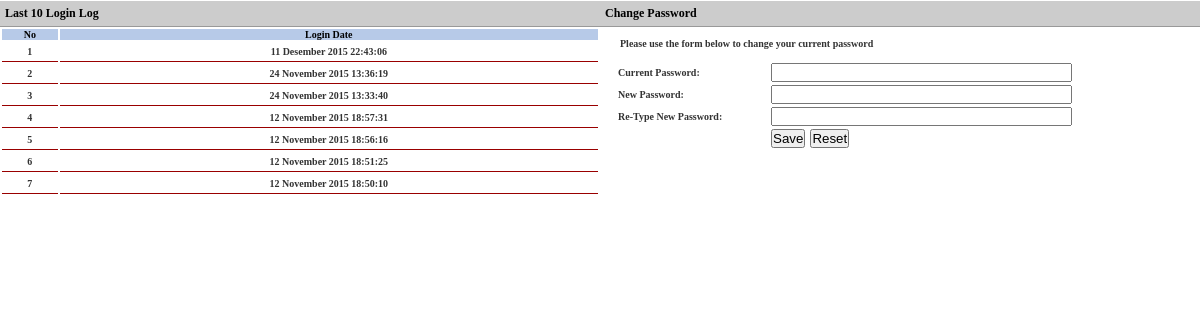
Page /account.php (signed in) on the committed database.
### tables this page shows
CREATE TABLE `tilyan_memberspersonlog` (
  `CP_LogID` bigint(100) NOT NULL AUTO_INCREMENT,
  `CP_ID` int(10) DEFAULT NULL,
  `CoID` int(10) DEFAULT NULL,
  `LogDate` datetime DEFAULT NULL,
  PRIMARY KEY (`CP_LogID`)
);

### library/func.utilities.php (called while the page is built, shortened)
<?php
function GetMonthName($iMonth, $sType, $lang = "en") {
	if ($lang == "en") {
		if ($sType == "shortdate") {
			$MonthIndonesia = array ('01'=>'Jan', '02'=>'Feb', '03'=>'Mar', '04'=>'Apr', '05'=>'May', '06'=>'Jun', '07'=>'Jul', '08'=>'Aug', '09'=>'Sep', '10'=>'Oct', '11'=>'Nov', '12'=>'Dec');
			return $MonthIndonesia[$iMonth];
		} if ($sType == "longdate") {
			$MonthIndonesia = array ('01'=>'January', '02'=>'February', '03'=>'March', '04'=>'April', '05'=>'May', '06'=>'June', '07'=>'July', '08'=>'August', '09'=>'September', '10'=>'October', '11'=>'November', '12'=>'December');
			return $MonthIndonesia[$iMonth];
		}
	} else if ($lang == "in") {
		if ($sType == "shortdate") {
			$MonthIndonesia = array ('01'=>'Jan', '02'=>'Feb', '03'=>'Mar', '04'=>'Apr', '05'=>'May', '06'=>'Jun', '07'=>'Jul', '08'=>'Aug', '09'=>'Sep', '10'=>'Oct', '11'=>'Nov', '12'=>'Dec');
			return $MonthIndonesia[$iMonth];
		} if ($sType == "longdate") {
			$MonthIndonesia = array ('01'=>'Januari', '02'=>'Februari', '03'=>'Maret', '04'=>'April', '05'=>'Mei', '06'=>'Juni', '07'=>'Juli', '08'=>'Agustus', '09'=>'September', '10'=>'Oktober', '11'=>'November', '12'=>'Desember');
			return $MonthIndonesia[$iMonth];
		}
	}
}
function ViewDateTimeFormat($StringDate, $Mode = 1) {
	if ($StringDate == "") {
		return "-";
	} else {
		$aDate		= substr($StringDate, 8, 2);
		$aMonth		= substr($StringDate, 5, 2);
		$aYear		= substr($StringDate, 0, 4);
		$aHour		= substr($StringDate, 11, 2);
		$aMinute	= substr($StringDate, 14, 2);
		$aSecond	= substr($StringDate, 17, 2);
		switch ($Mode) {
			case 3:
				return $aDate." ".GetMonthName($aMonth, "longdate", "in")." ".$aYear." ".$aHour.":".$aMinute.":".$aSecond;
				break;
		}
	}
}
?>

### account.php (the view, shortened to what this page needs)
<!DOCTYPE html PUBLIC "-//W3C//DTD XHTML 1.0 Transitional//EN" "http://www.w3.org/TR/xhtml1/DTD/xhtml1-transitional.dtd">
<html xmlns="http://www.w3.org/1999/xhtml">
	<head>
        <link rel="stylesheet" href="css/style.css" />
	</head>
    <body>
        <div class="account_left" style="float:left; margin-bottom:6px;">
        	<h3>Last 10 Login Log</h3>
			<?php
			$SQLList	= mysql_query("SELECT ml.LogDate, cp.CP_FullName FROM tilyan_memberspersonlog ml, tilyan_membersperson cp WHERE ml.CP_ID = cp.CP_ID AND ml.CP_ID = ".$_SESSION['TLY__PersonID']." ORDER BY CP_LogID DESC LIMIT 0, 10") or die(mysql_error());
			?>
			<table width="100%" cellpadding="2" cellspacing="2" border="0" align="center">
				<thead>
				<tr>
					<th style="background-color:#b7cae8; color:#000000; text-align:center;">No</th>
					<th style="background-color:#b7cae8; color:#000000; text-align:center;">Login Date</th>
				</tr>
				</thead>
				<?php
				if (mysql_num_rows($SQLList) == 0) {
				?>
				<tbody>
				<tr align="center">
					<td align="center" colspan="2"><strong>no records found</strong></td>
				</tr>
				</tbody>
				<?php
				} else {
					$i	= 1;
					while($oList = mysql_fetch_object($SQLList)) {
				?>
				<tbody>
				<tr style="height: 20px;">
					<td style="border-bottom:1px solid #990000; text-align:center;"><?php echo $i?></td>
					<td style="border-bottom:1px solid #990000; text-align:center;"><?php echo ViewDateTimeFormat($oList->LogDate, 3)?></td>
				</tr>
				</tbody>
				<?php
						$i++;
					}
				}
				?>
			</table>
        </div>
        <div class="account_right" style="float:left; margin-bottom:6px;">
        	<h3>Change Password</h3>
            <p>&nbsp;</p>
            <p style="text-indent:2em;">Please use the form below to change your current password</p>
            <p>&nbsp;</p>
            <p><center>
            <form name="ArticleFrm" id="ArticleFrm" action="<?php $_SERVER['PHP_SELF']."?"?>" method="post">
			<table width="95%" cellpadding="2" cellspacing="3" border="0" align="center" class="OSStyle">
				<tr>
					<td style="width: 150px;" class="FormTD"><label for="sCurrPass"><strong>Current Password:</strong></label></td>
					<td><input type="password" name="sCurrPass" id="sCurrPass" size="35" value="<?php echo $sCurrPass?>" /></td>
				</tr>
				<tr>
					<td style="width: 150px;" class="FormTD"><label for="sNewPass"><strong>New Password:</strong></label></td>
					<td><input type="password" name="sNewPass" id="sNewPass" size="35" value="<?php echo $sNewPass?>" /></td>
				</tr>
				<tr>
					<td style="width: 150px;" class="FormTD"><label for="sNew2Pass"><strong>Re-Type New Password:</strong></label></td>
					<td><input type="password" name="sNew2Pass" id="sNew2Pass" size="35" value="<?php echo $sNew2Pass?>" /></td>
				</tr>
				<tr>
					<td></td>
					<td><input type="submit" name="bnSubmit" id="bnSubmit" value="Save">&nbsp;&nbsp;<input type="reset" name="bnReset" id="bnReset" value="Reset" /></td>
				</tr>
			</table>
			</form>
            </center></p>
        </div>
    </body>
</html>

### css/style.css (style rules this page uses)
* { margin: 0; padding: 0; }
html, body, #main { height: 95% }
body, div { font-family: 'lucida grande', helvetica, verdana, arial, sans-serif }
body { margin: 0; padding: 0; font-size: small; color: #333 }
h3 { margin-top: .5em; }
.account_left { width: 50%; font-family: verdana; font-size: 10px; font-weight: bold; }
.account_left h3 { display:block; padding:5px; margin-top: 0; text-decoration: none; font-weight: bold; font-size: 12px; color: black; background-color: #CCC; border-top: 1px solid #FFFFFF; border-bottom: 1px solid #999; }
.account_right { width: 50%; font-family: verdana; font-size: 10px; font-weight: bold; }
.account_right h3 { display:block; padding:5px; margin-top: 0; text-decoration: none; font-weight: bold; font-size: 12px; color: black; background-color: #CCC; border-top: 1px solid #FFFFFF; border-bottom: 1px solid #999; }

### rows in the picture
tilyan_memberspersonlog: LogDate "11 Desember 2015 22:43:06"
tilyan_memberspersonlog: LogDate "24 November 2015 13:36:19"
tilyan_memberspersonlog: LogDate "24 November 2015 13:33:40"
tilyan_memberspersonlog: LogDate "12 November 2015 18:57:31"
tilyan_memberspersonlog: LogDate "12 November 2015 18:56:16"
tilyan_memberspersonlog: LogDate "12 November 2015 18:51:25"
tilyan_memberspersonlog: LogDate "12 November 2015 18:50:10"
